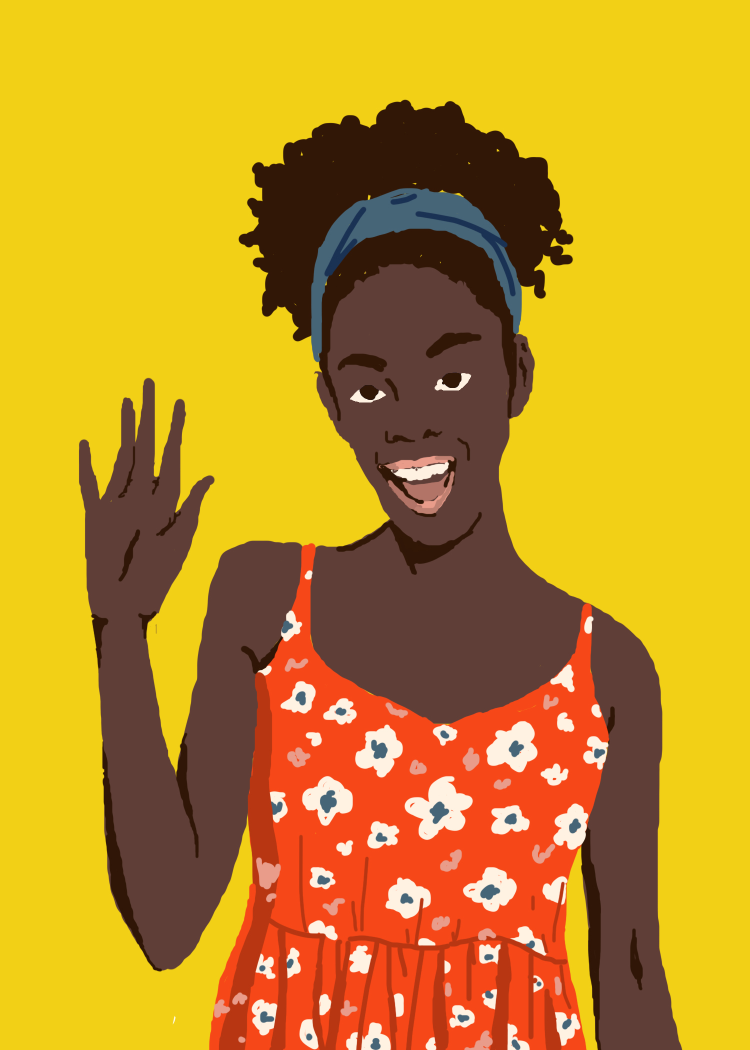
#> input picture samples/A.jpg, 1500 x 2100 px, given in place of A2.PNG, which was not available (shown at 1/2 size)
$ python measure.py
#> lines starting #> are read from the running program, lines starting #| are printed output that depends on the picture; after the words box and inside, x2 and y2 are one past the last pixel; in counts of white or black regions, pixels touching at a corner belong together; pictures that were not available may be replaced by others from this repository, and a replacement may not be noted
# Holds renders from scripts/compare-samples.mjs against the wanted reveal
# faces (A2.PNG, B2.PNG): the tone of each flat colour, the texture's
# strength and groove spacing on the plain backgrounds, and side-by-side
# crops to look at. Same flat-area method as fit-tone.py.
#
#   python -I samples/measure.py samples/out
#
# Needs Python with numpy, scipy and Pillow. A measurement aid, not a test.

import sys
from pathlib import Path

import numpy as np
from PIL import Image
from scipy import ndimage

HERE = Path(__file__).resolve().parent
OUT = Path(sys.argv[1]).resolve() if len(sys.argv) > 1 else HERE / "out"
SIZE = (480, 672)

# Plain background squares at 480 x 672, away from the figures: where the
# texture can be seen on its own.
BACKGROUND = {"A": (10, 10, 138, 138), "B": (330, 0, 458, 128)}
# Crops to look at: (left, top, right, bottom) at 480 x 672.
CROPS = {"A": {"face": (200, 180, 360, 340), "bg": (0, 0, 160, 160)},
         "B": {"bg": (300, 0, 460, 160), "jacket": (40, 180, 200, 340)}}


def load(path):
    return np.asarray(Image.open(path).convert("RGB")).astype(float)


def flat_regions(name):
    """Flat colour areas of the before, as boolean masks at 480 x 672."""
#> called with name = 'A'
    full = load(HERE / f"{name}.jpg")
    sd = ndimage.generic_filter(full.mean(2)[::3, ::3], np.std, size=7)
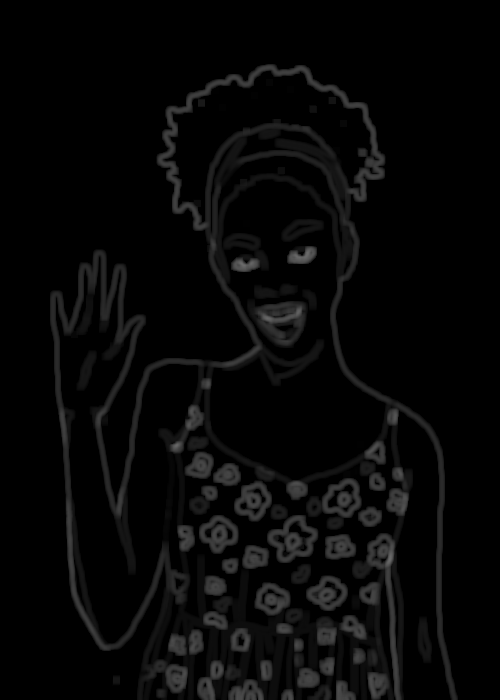
#> sd: shape (700, 500) float64; min 0, max 106.3, mean 7.4
    sd = np.asarray(Image.fromarray(sd.astype("float32")).resize(SIZE, Image.BILINEAR))
#> sd: shape (672, 480) float32
    small = np.asarray(Image.fromarray(full.astype("uint8")).resize(SIZE, Image.LANCZOS)).astype(float)
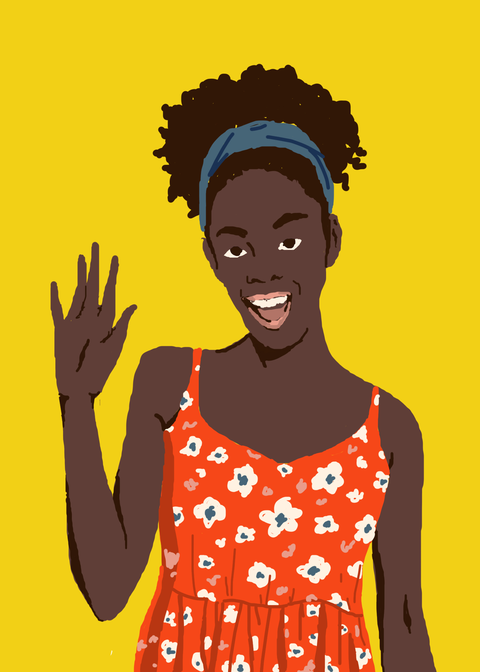
#> small: shape (672, 480, 3) float64; mean R, G, B 195.1, 146.4, 35.7
    flat = ndimage.binary_erosion(sd < 2.0, iterations=6)
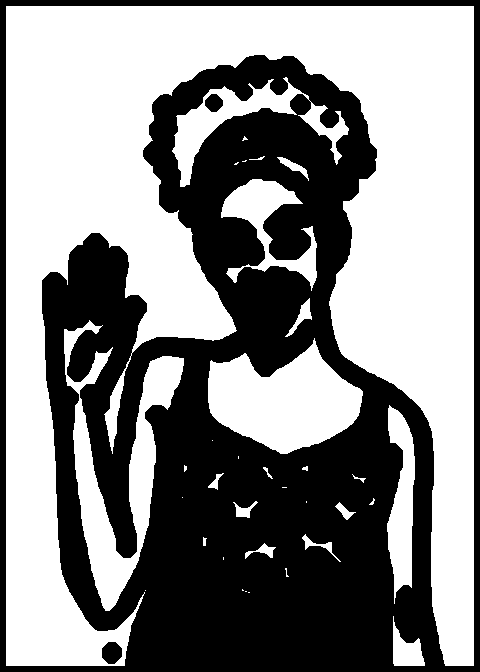
#> flat: shape (672, 480) bool; 54.1% white; 3 black regions, box (x1, y1, x2, y2) and area: (0, 0, 480, 672) 147377, (102, 642, 122, 664) 349, (205, 94, 223, 112) 240
    q = (small // 12).astype(int)
    key = q[..., 0] * 10000 + q[..., 1] * 100 + q[..., 2]
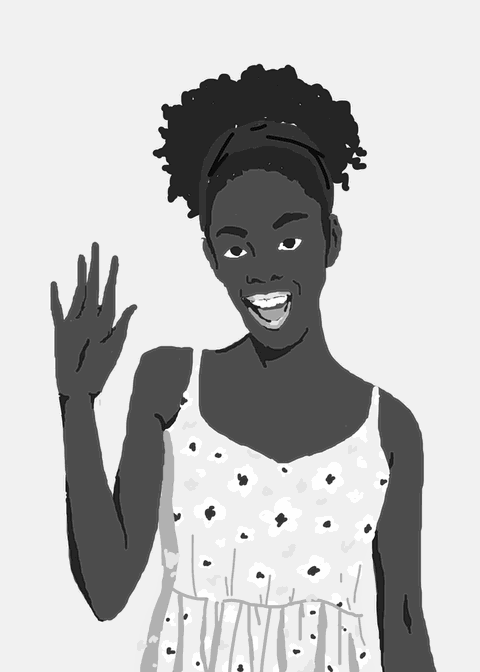
#> key: shape (672, 480) int64; min 10306, max 212121, mean 160137; drawn with min black and max white
    regions = []
    for k in np.unique(key[flat]):
        m = flat & (key == k)
        if m.sum() >= 400:
            regions.append((np.median(small[m], 0), m))
#> this loop made 8 passes
#> k on passes 1 to 8: 40100, 40200, 50300, 50809, 70504, 80504, 200502, 201701
#> pass 1, in flat_regions, `m = flat & (key == k)`:
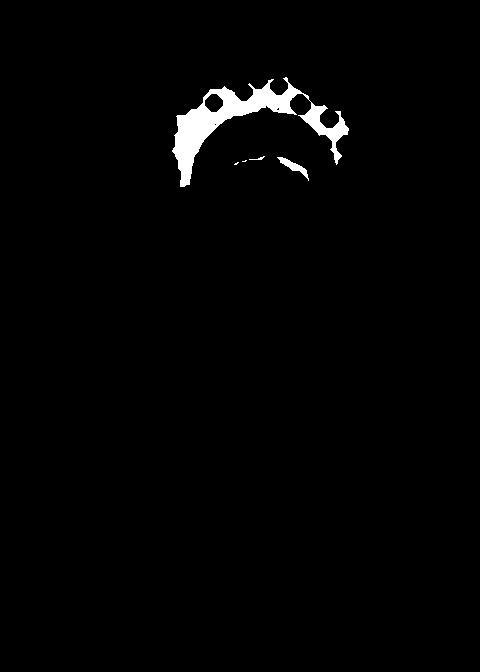
#> m: shape (672, 480) bool; 1.5% white; 5 white regions (2 under 20 px), largest, box (x1, y1, x2, y2) and area: (172, 77, 349, 187) 4667, (277, 157, 309, 181) 210, (249, 156, 265, 160) 24
#> pass 2, in flat_regions, `m = flat & (key == k)`:
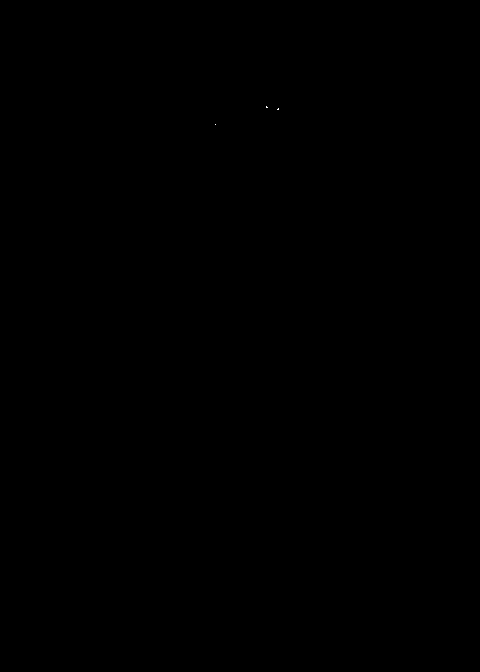
#> m: shape (672, 480) bool; 0% white in thin lines or dots, all inside (x1, y1, x2, y2) = (215, 106, 279, 125)
#> after the loop, regions = 4 items
    return regions


def texture_stats(img, box):
    l, t, r, b = box
    lum = img[t:b, l:r].mean(2)
    lum = lum - lum.mean()
    spectrum = np.abs(np.fft.fftshift(np.fft.fft2(lum)))
    c = lum.shape[0] // 2
    spectrum[c, c] = 0
    peaks = []
    for i in np.argsort(spectrum.ravel())[::-1][:8]:
        y, x = divmod(i, lum.shape[1])
        f = max(abs(x - c), abs(y - c))
        if f:
            peaks.append(round(lum.shape[0] / f, 1))
    return lum.std(), sorted(set(peaks), reverse=True)[:4]


def side_by_side(name, render, target, label):
    for crop, (l, t, r, b) in CROPS[name].items():
        pair = np.concatenate([render[t:b, l:r], target[t:b, l:r]], 1)
        Image.fromarray(np.clip(pair, 0, 255).astype("uint8")).resize(
            ((r - l) * 8, (b - t) * 4), Image.NEAREST).save(OUT / f"crop-{name}-{label}-{crop}.png")


for name in ["A", "B"]:
    target = load(HERE / f"{name}2.PNG")
    regions = flat_regions(name)
#> regions = 4 items
    tgt_std, tgt_peaks = texture_stats(target, BACKGROUND[name])
#> in texture_stats, `lum = img[t:b, l:r].mean(2)`: lum: shape (128, 128) float64; every value is 157.3
#> in texture_stats, `lum = lum - lum.mean()`: lum: shape (128, 128) float64; every value is 0
#> the loop in texture_stats, `for i in np.argsort(spectrum.ravel())[::-1][:8]:` made 8 passes
#> (i, y, x, f) on passes 1 to 8: (16383, 127, 127, 63), (16382, 127, 126, 63), (5469, 42, 93, 29), (5468, 42, 92, 28), (5467, 42, 91, 27), (5466, 42, 90, 26), (5465, 42, 89, 25), (5464, 42, 88, 24)
#> after the loop in texture_stats, `for i in np.argsort(spectrum.ravel())[::-1][:8]:`: peaks = [2, 2, 4.4, 4.6, 4.7, 4.9, 5.1, 5.3]
#> tgt_std = 0; tgt_peaks = [5.3, 5.1, 4.9, 4.7]
    print(f"\n{name}: background texture  target  std {tgt_std:5.1f}  periods {tgt_peaks}")
#| A: background texture  target  std   0.0  periods [5.3, 5.1, 4.9, 4.7]
    renders = [(label, OUT / f"{name}-{label}.png") for label in ["480", "full-480"]]
    for label, path in renders:
        if not path.exists():
            continue
        img = load(path)
        std, peaks = texture_stats(img, BACKGROUND[name])
        print(f"   {label:9s}            render  std {std:5.1f}  periods {peaks}")
        side_by_side(name, img, target, label)
    print(f"   flat colours: before -> target median | render medians ({', '.join(l for l, _ in renders)})")
    errors = {label: [] for label, _ in renders}
    for before, m in regions:
#> (the run stopped early here; a loop or call above may not have finished)
